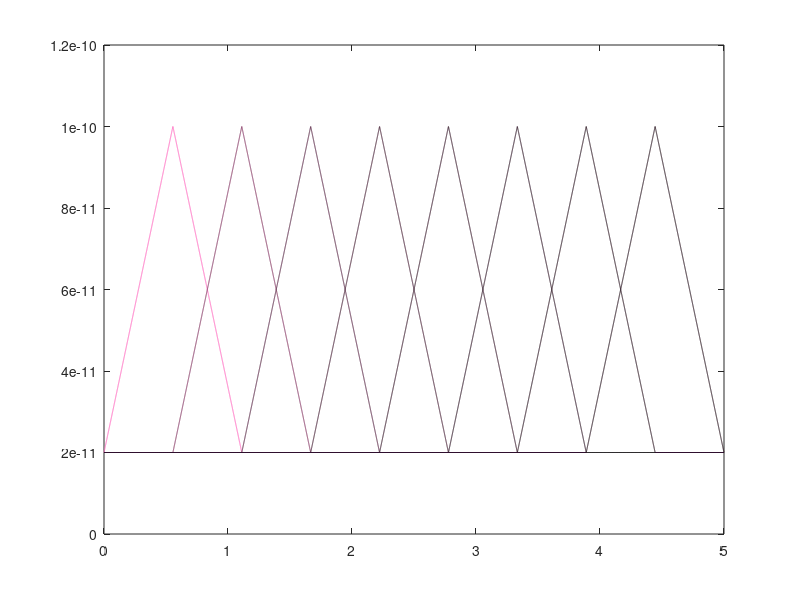
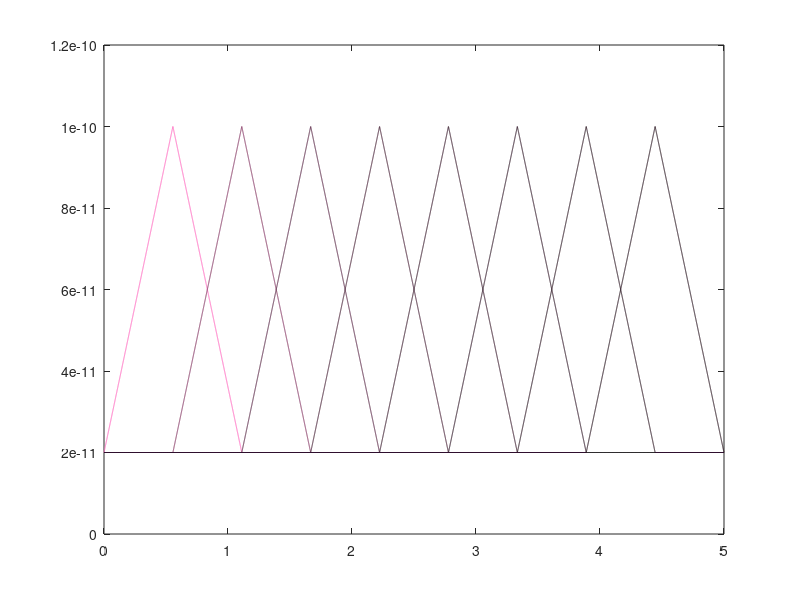

Source code (MATLAB) for these figures, in order:
% It script creates a triangule wave as steps that increases progessive

%function []=spiralNxM(N,M,freq)

%         <------- N ------>
%         ^ Pix0 Pix1 .....
%         |   .
%         |     .
%         M       .
%         |         .
%         |           .PixN,M

% The curve is similar to:
%
%       __
%     _|  |_
%   _|      |_
% _|          |_

tic;

clear all;clc;close all;

N = 8; 
M = 8;
quant_pixel=N*M;
freq = 200;
T = 1/freq;
curr_path = pwd;
PATH_input = '/home/netware/users/jpgironruiz/Desktop/Documents/Cadence_analysis/Inputs/';

cd(PATH_input);
nameSignal = strcat('BAR',int2str(N),'X',int2str(M),'_',int2str(freq));
name_folder = strcat(nameSignal,'/');
[s,mess1,mess2]=mkdir(name_folder);

% Creando el directorio de la entrada

if (~strcmp(mess1,''))
   
    rmdir(name_folder,'s');
    mkdir(name_folder);
end
PATH_input = strcat(PATH_input,nameSignal,'/');
cd(curr_path);



Imax = 100e-12;
Imin = 20e-12;

t = linspace(0,T,M+2);
len_t = length(t);
vec_Iph = Imin*ones(len_t,1);
Matrix_Iph = zeros(len_t,M);
vec_Iph(1) = Imax;

% Shift-rigth al vector Iph

for i=1:M
    
    Y = circshift(vec_Iph,1);
    Matrix_Iph(:,i) = Y;
    vec_Iph = Y;
    
end



time_interp = linspace(0,T,2000*len_t);

cd(PATH_input)
h = figure(1);
ind_pix = 0;
for i=1:M
    vec_Iph = Matrix_Iph(:,i);
    I_pd_interp = interp1(t',vec_Iph,time_interp','linear');
    plot(time_interp*1e3,I_pd_interp,'Color',[1/i,2/(5*i),3/(4*i)]);
    hold on
    for j=1:N
        name_file = strcat(nameSignal,'_',num2str(ind_pix),'.csv');
        dlmwrite(name_file,[time_interp' I_pd_interp],'delimiter',' ','precision',10,'newline','unix');
        ind_pix = ind_pix + 1;
    end
end

saveas(h,nameSignal,'png');
saveas(h,nameSignal,'fig');
xlabel('time ms')
ylabel('I_{pd} (pA)')


cd(curr_path);
